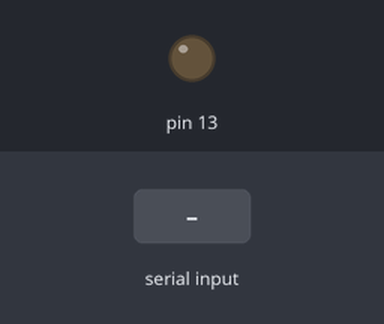
The sketch below on a simulated Arduino Mega 2560, built with avr-gcc and run on an emulated ATmega2560. Shown: output pins drawn as LEDs (lit = HIGH). Inputs (shaded band) come from the test bench.

Above: at 1.2 s.
1.3 s: "1" received over the second serial link
At 2.3 s:
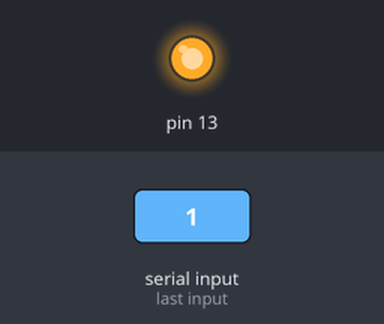
Timing chart, 0 to 4.3 s (numbered marks = the images above; inputs shaded):
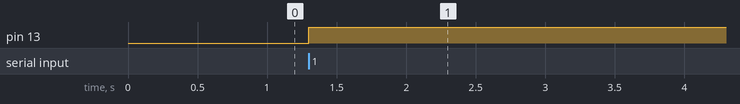

Measured:
- after the input at 1.3 s, pin 13: LOW → HIGH at once

The sketch:

slave.ino
```cpp
int sent,received;
void setup() {
  // put your setup code here, to run once:
  Serial2.begin(9600);
  pinMode(13,OUTPUT);
  digitalWrite(13, LOW);
}

void loop() {
  // slave
  if (Serial2.available() > 0) {
    received = Serial2.read();
  }
    digitalWrite(13, received);
}
```
